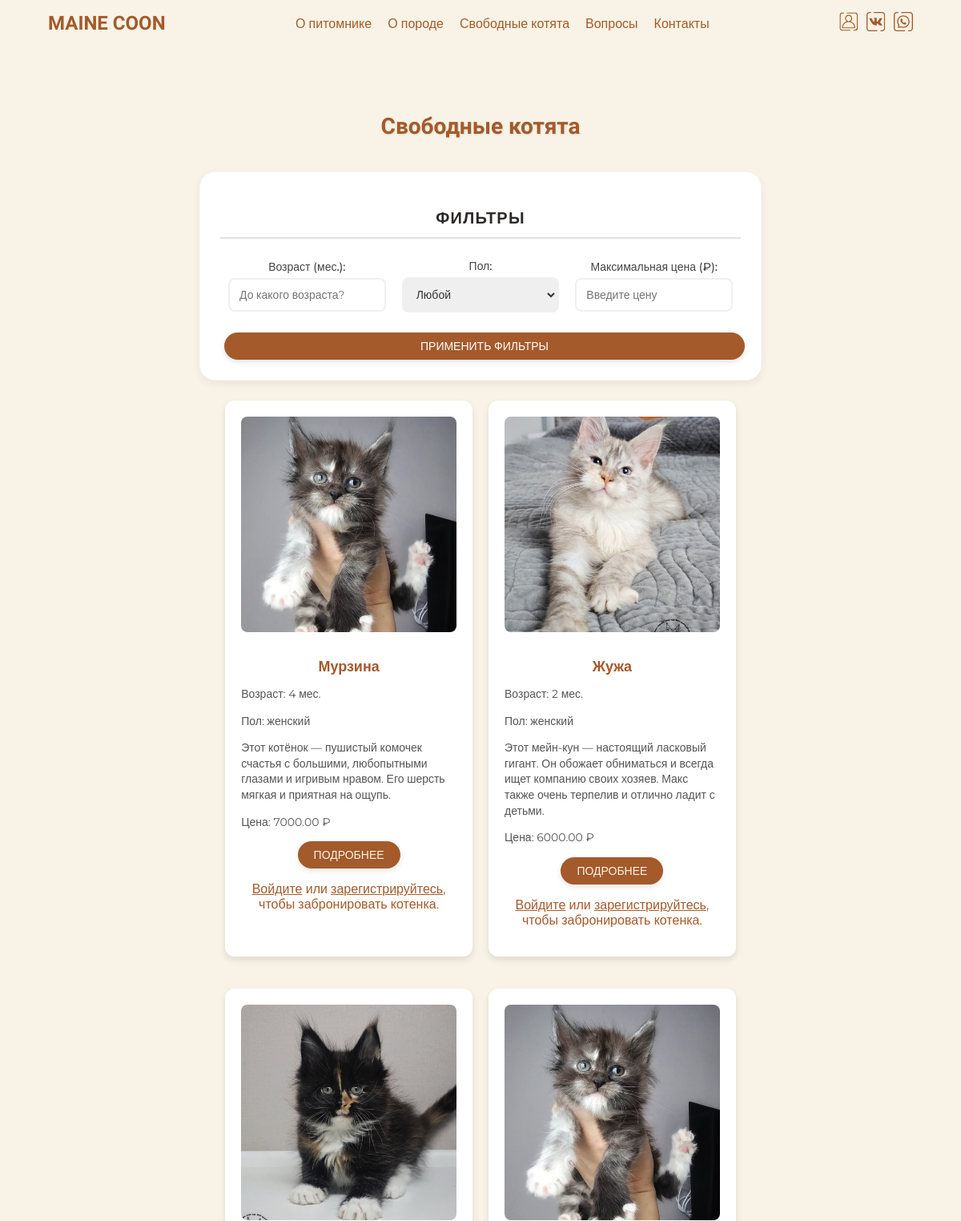
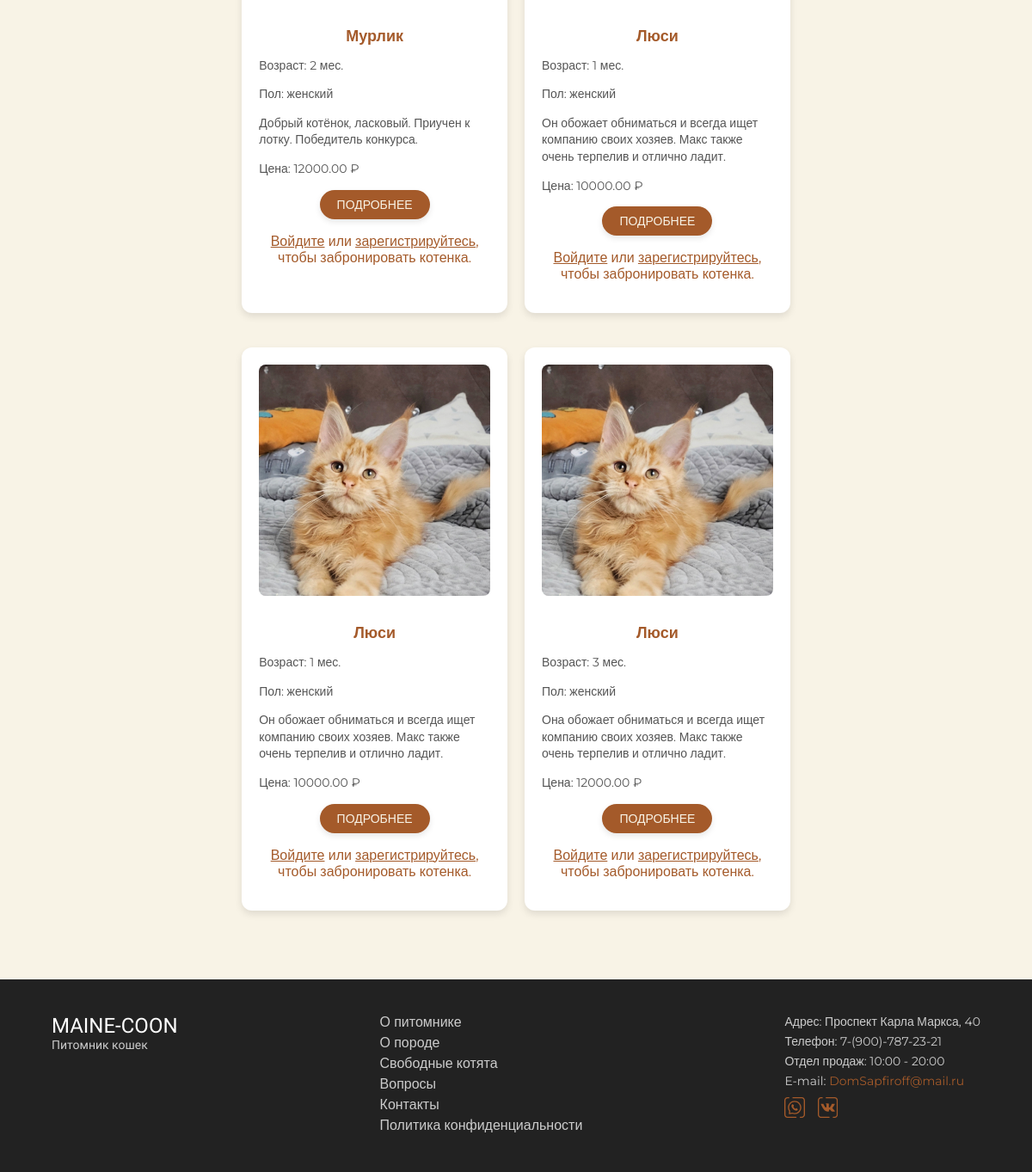
The app's page /cdc57e707a81d35b17f894d05bfe5ba0/public_html/kittens.php?gender=женский with its own data (2 pictures, top to bottom).
### tables this page shows
CREATE TABLE `kittens` (
  `id` int NOT NULL,
  `name` varchar(255) NOT NULL,
  `age` int NOT NULL,
  `description` text,
  `image_url` varchar(255) NOT NULL,
  `images` text,
  `status` enum('свободен','забронирован','продан') NOT NULL DEFAULT 'свободен',
  `mother_name` varchar(255) DEFAULT NULL,
  `father_name` varchar(255) DEFAULT NULL,
  `litter_number` varchar(50) DEFAULT NULL,
  `birth_date` date DEFAULT NULL,
  `gender` enum('мужской','женский') DEFAULT NULL,
  `color` varchar(50) DEFAULT NULL,
  `character` varchar(100) DEFAULT NULL,
  `achievements` text,
  `price` decimal(10,2) NOT NULL DEFAULT '0.00'
);

### cdc57e707a81d35b17f894d05bfe5ba0/public_html/kittens.php (the view, shortened to what this page needs)
<?php
include 'db_connect.php';
?>
<!DOCTYPE html>
<html>
<head>
  <link rel="stylesheet" href="style.css">
</head>
<?php include "header.php"; ?>
<?php
$gender_filter = isset($_GET['gender']) ? $_GET['gender'] : '';
$query = "SELECT * FROM kittens WHERE status = 'свободен'";
if ($gender_filter) {
    $query .= " AND gender = '" . $conn->real_escape_string($gender_filter) . "'";
}
$result = $conn->query($query);
?>
<div id="page-container">
<section class="section" id="Kittens">
    <div class="containerr">
        <div class="section__header">
            <h2 class="section__title">Свободные котята</h2>
        </div>
        <div class="filter">
            <h3>Фильтры</h3>
            <form method="GET" action="">
                <div class="horizontal-group">
                    <div class="filter-item">
                        <label for="age">Возраст (мес.):</label>
                        <input type="number" id="age" name="age" min="0" placeholder="До какого возраста?">
                    </div>
                    <div class="filter-item">
                        <label for="gender">Пол:</label>
                        <select id="gender" name="gender">
                            <option value="">Любой</option>
                        </select>
                    </div>
                    <div class="filter-item">
                        <label for="price">Максимальная цена (₽):</label>
                        <input type="number" id="price" name="price" min="0" placeholder="Введите цену">
                    </div>
                </div>
                <button type="submit" class="button">Применить фильтры</button>
            </form>
        </div>
        <div class="kittens__listt">
    <?php
    if ($result->num_rows > 0) {
        while ($row = $result->fetch_assoc()) {
            echo "<div class='kitten__item'>";
            echo "<img src='" . htmlspecialchars($row["image_url"]) . "' alt='" . htmlspecialchars($row["name"]) . "' class='kitten__image'>";
            echo "<h3 class='kitten__name'>" . htmlspecialchars($row["name"]) . "</h3>";
            echo "<p class='kitten__description'>Возраст: " . htmlspecialchars($row["age"]) . " мес.</p>";
            echo "<p class='kitten__description'>Пол: " . htmlspecialchars($row["gender"]) . "</p>";
            echo "<p class='kitten__description'>" . htmlspecialchars($row["description"]) . "</p>";
            echo "<p class='kitten__description'>Цена: " . htmlspecialchars($row["price"]) . " ₽</p>";
            echo "<button class='button' onclick='openModal(" . $row["id"] . ")'>Подробнее</button>";
            if (isset($_SESSION["user_id"])) {
                echo "<button class='button' onclick=\"window.location.href='book.php?id=" . $row["id"] . "'\">Забронировать</button>";
            } else {
                echo "<p style='color: #A45A2A;'>"
   . "<a href='auth.php' style='color: #A45A2A; text-decoration: underline;'>Войдите</a> или "
   . "<a href='register.php' style='color: #A45A2A; text-decoration: underline;'>зарегистрируйтесь</a>, чтобы забронировать котенка."
   . "</p>";
            }
            echo "</div>";
        }
    } else {
        echo "<p>К сожалению, нет доступных котят по вашим критериям.</p>";
    }
    ?>
</div>
    </div>
</section>
<?php include "footer.php"; ?>
</div>
</body>
</html>

### cdc57e707a81d35b17f894d05bfe5ba0/public_html/style.css (style rules this page uses)
body { font-family: 'Montserrat', sans-serif; background-color: #F8F3E6; color: #2C2A29; margin: 0; padding: 0; min-height: 100vh; }
html { scroll-behavior: smooth; }
.section { padding: 40px 0; background-color: #F8F3E6; text-align: center; }
.section__header { margin-bottom: 30px; }
.section__title { font-family: 'Montserrat Alternates', sans-serif; font-size: 32px; font-weight: 300; color: #A45A2A; }
.button { display: inline-block; padding: 10px 20px; background-color: #A45A2A; color: #F8F3E6; text-decoration: none; border-radius: 25px; text-transform:uppercase; transition: background-color 0.3s ease; }
.kitten__item { width: 28%; margin-bottom: 20px; text-align: center; }
.kitten__image { width: 100%; height: auto; border-radius: 8px; margin-bottom: 10px; }
.kitten__name { font-size: 18px; font-weight: bold; margin-bottom: 5px; }
.kitten__description { font-size: 14px; color: #555; }
:root { --primary-color:#A45A2A ; --secondary-color: #E1B7A1; --background-color: #F8F3E6; --text-color: #2C2A29; }
.section { padding: 60px 0; background-color: var(--background-color); text-align: center; position: relative; overflow: hidden; }
.section__title { font-family: 'Montserrat Alternates', sans-serif; font-size: 36px; font-weight: bold; color: var(--primary-color); margin-bottom: 40px; position: relative; z-index: 1; }
.section__title { text-align: center; font-size: 28px; font-weight: bold; margin-bottom: 40px; }

### records on screen
kittens: image_url (picture), name "Мурзина", age "4", gender "женский", description "Этот котёнок — пушистый комочек счастья с большими, любопытными глазами и игривым нравом. Его шерсть мягкая и приятная на ощупь.", price "7000.00"
kittens: image_url (picture), name "Жужа", age "2", gender "женский", description "Этот мейн-кун — настоящий ласковый гигант. Он обожает обниматься и всегда ищет компанию своих хозяев. Макс также очень терпелив и отлично ладит с детьми.", price "6000.00"
kittens: image_url (picture), name "Мурлик", age "2", gender "женский", description "Добрый котёнок, ласковый. Приучен к лотку. Победитель конкурса.", price "12000.00"
kittens: image_url (picture), name "Люси", age "1", gender "женский", description "Он обожает обниматься и всегда ищет компанию своих хозяев. Макс также очень терпелив и отлично ладит.", price "10000.00"
kittens: image_url (picture), name "Люси", age "1", gender "женский", description "Он обожает обниматься и всегда ищет компанию своих хозяев. Макс также очень терпелив и отлично ладит.", price "10000.00"
kittens: image_url (picture), name "Люси", age "3", gender "женский", description "Она обожает обниматься и всегда ищет компанию своих хозяев. Макс также очень терпелив и отлично ладит.", price "12000.00"
